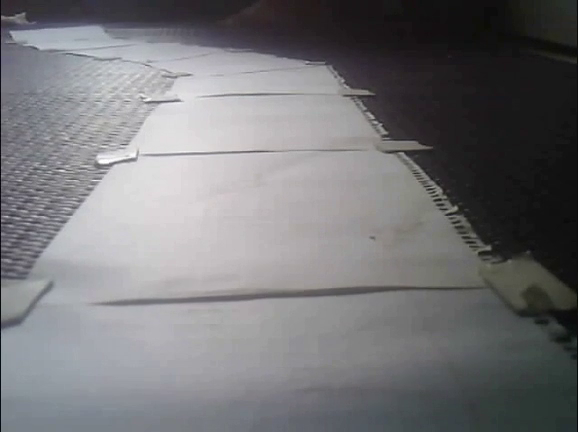
#> input picture frame 32 of Assets/Videos/rec__2__2.mp4, 578 x 432 px
$ python main.py
#> lines starting #> are read from the running program, lines starting #| are printed output that depends on the picture; after the words box and inside, x2 and y2 are one past the last pixel; in counts of white or black regions, pixels touching at a corner belong together
#> further down, frame is the input picture: shape (432, 578, 3); mean B, G, R 119.5, 117.1, 117.3
### Start/utils.py
import cv2
import numpy as np


def threshold_image(image):
    # WHITE
    lower_white = np.array([0, 0, 158])
    upper_white = np.array([179, 255, 255])

    # BLACK
    lower_black = np.array([0, 0, 0])
    upper_black = np.array([179, 255, 179])  # 3rd: 150 --> 180

    hsv_image = cv2.cvtColor(image, cv2.COLOR_BGR2HSV)
#> hsv_image: shape (432, 578, 3); mean H, S, V 94.8, 15.6, 120.9
    # white_mask = cv2.inRange(hsv_image, lower_white, upper_white)
    black_mask = cv2.inRange(hsv_image, lower_black, upper_black)
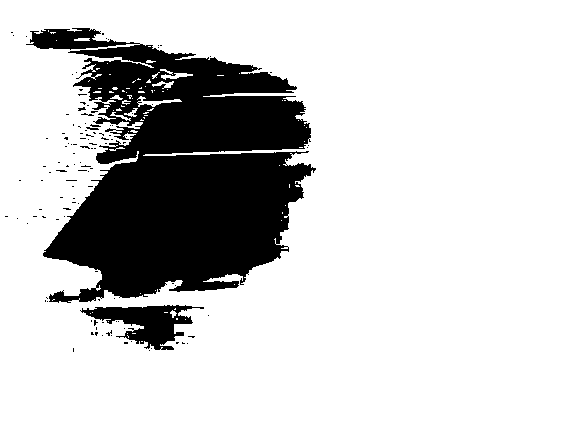
#> black_mask: shape (432, 578); 80.2% white; 118 black regions (115 under 20 px), largest, box (x1, y1, x2, y2) and area: (26, 28, 316, 303) 46429, (80, 305, 204, 350) 2491, (86, 127, 99, 130) 24
    white_mask = np.ones_like(black_mask, dtype=np.uint8) * 255
    white_mask = white_mask - black_mask  # type: ignore
    # white_mask = not black_mask
    thresholded_image = cv2.bitwise_and(image, image, mask=white_mask)
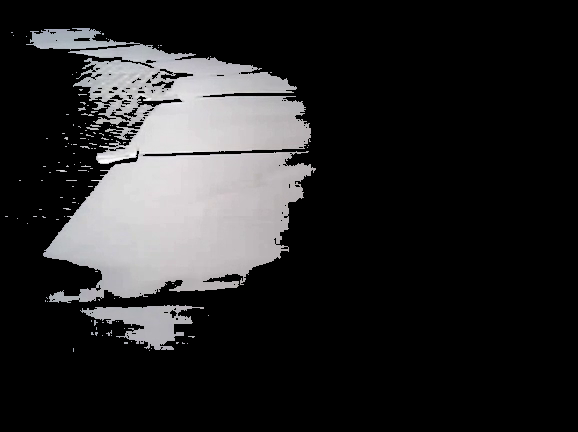
#> thresholded_image: shape (432, 578, 3); mean B, G, R 39.3, 38.7, 39.1

    return thresholded_image

### Start/main.py
import cv2
from utils import *

video_name = "rec__2__2.mp4"
video_path = f"C:\\Users\\Choaib ELMADI\\Downloads\\D.I.F.Y\\Electronics\\Robotics\\7- CyberDrive\\Assets\\Videos\\{ video_name }"

cap = cv2.VideoCapture(video_path)

frame_counter = 0
while True:
    _, frame = cap.read()
    # gray_frame = cv2.cvtColor(frame, cv2.COLOR_BGR2GRAY)
    thresholded_frame = threshold_image(frame)

    cv2.imshow("Frame", frame)
    # cv2.imshow("Gray Frame", gray_frame)
    cv2.imshow("Thresholded Frame", thresholded_frame)

    frame_counter += 1
    if frame_counter == cap.get(cv2.CAP_PROP_FRAME_COUNT):
        frame_counter = 0
        cap.set(cv2.CAP_PROP_POS_FRAMES, 0)

    if cv2.waitKey(30) & 0xFF == ord("q"):
#> (key q is pressed here)
        break

cap.release()
cv2.destroyAllWindows()

$ run again, starting later in the video
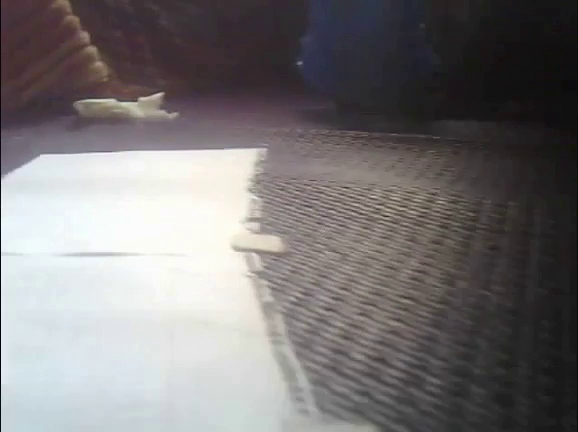
#> input picture frame 260 of Assets/Videos/rec__2__2.mp4, 578 x 432 px
#> frame is the input picture: shape (432, 578, 3); mean B, G, R 118.3, 117.6, 121.1
#> hsv_image: shape (432, 578, 3); mean H, S, V 75.8, 25.5, 123.8
#> in threshold_image, `black_mask = cv2.inRange(hsv_image, lower_black, upper_black)`:
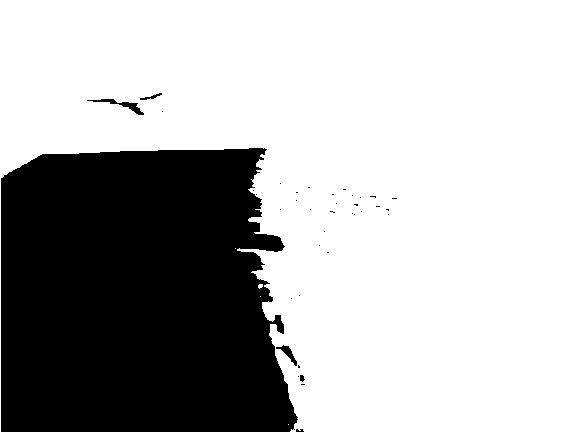
#> black_mask: shape (432, 578); 69.7% white; 38 black regions (33 under 20 px), largest, box (x1, y1, x2, y2) and area: (1, 148, 298, 432) 75121, (87, 99, 144, 115) 218, (276, 345, 297, 366) 134, (140, 93, 162, 100) 53, (300, 375, 305, 382) 25
#> in threshold_image, `thresholded_image = cv2.bitwise_and(image, image, mask=white_mask)`:
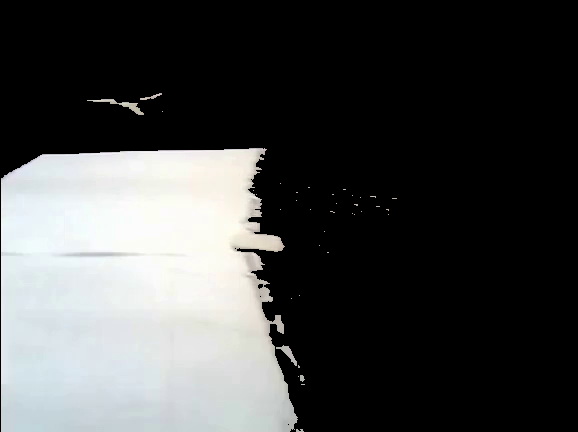
#> thresholded_image: shape (432, 578, 3); mean B, G, R 69.9, 70.1, 68.9
